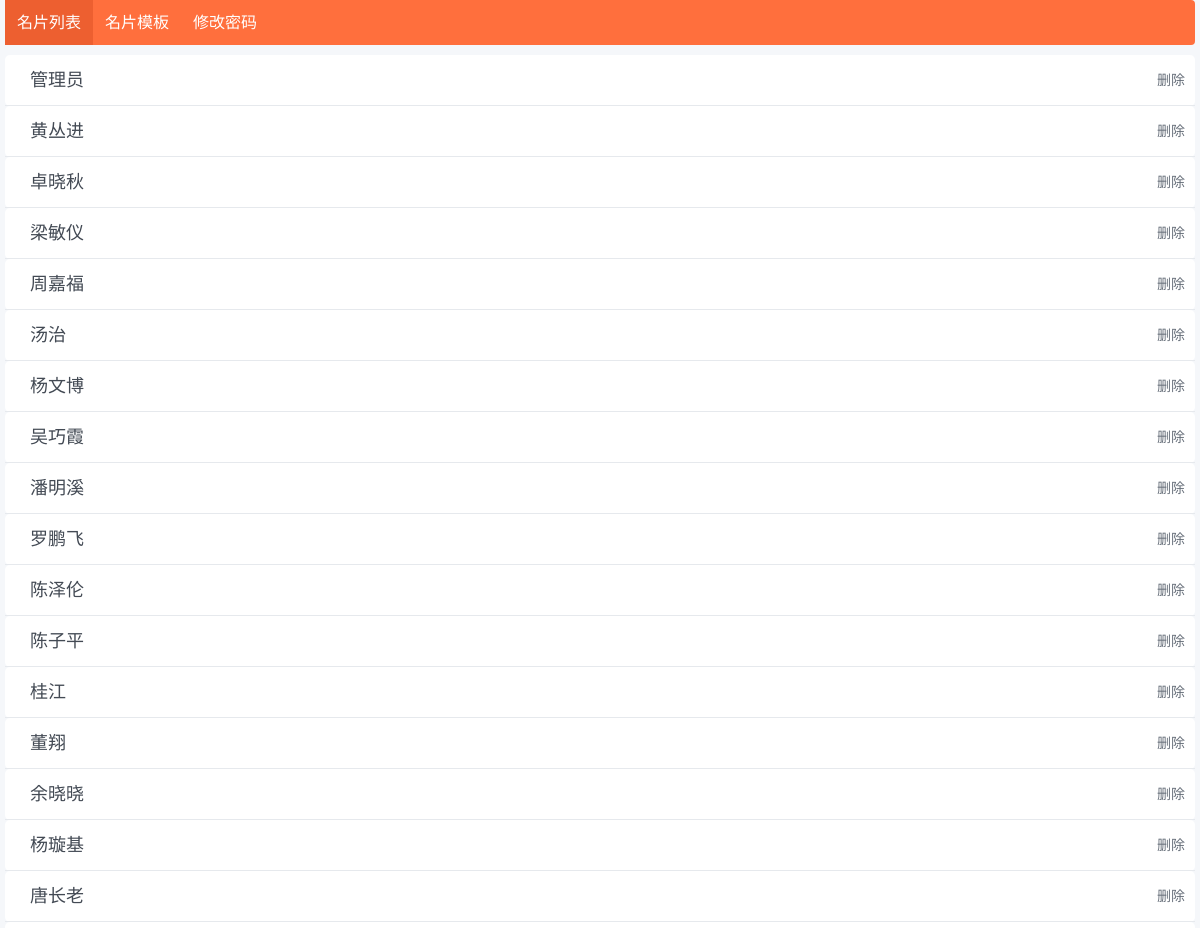
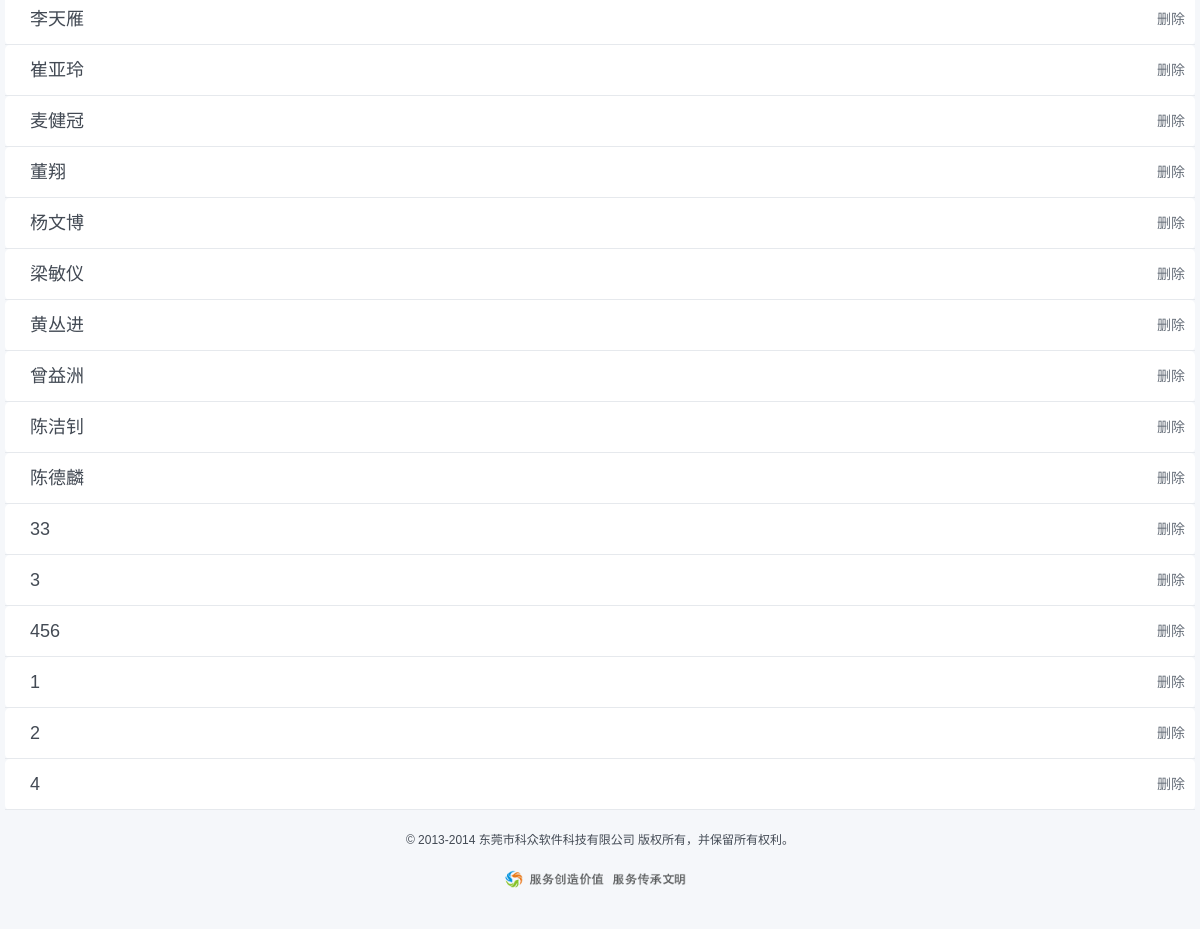
Page /admin/card_list.php (signed in) on the committed database (2 pictures, top to bottom).
### tables this page shows
CREATE TABLE `card_user` (
  `id` int(10) unsigned NOT NULL AUTO_INCREMENT,
  `pid` int(11) unsigned NOT NULL,
  `username` varchar(10) NOT NULL,
  `password` varchar(15) NOT NULL,
  `realname` char(6) NOT NULL,
  `job` char(10) DEFAULT NULL,
  `tel` char(15) DEFAULT NULL,
  `qq` char(14) DEFAULT NULL,
  `mail` char(30) DEFAULT NULL,
  `proverbs` tinytext,
  `photo` char(100) DEFAULT NULL,
  PRIMARY KEY (`id`),
  UNIQUE KEY `username` (`username`),
  KEY `pwd` (`password`)
);

### admin/card_list.php (the view, shortened to what this page needs)
<!DOCTYPE html PUBLIC "-//W3C//DTD XHTML 1.0 Transitional//EN" "http://www.w3.org/TR/xhtml1/DTD/xhtml1-transitional.dtd">
<html xmlns="http://www.w3.org/1999/xhtml">
<head>
<link href="../assets/css/base.css" rel="stylesheet" type="text/css" />
<link href="../assets/css/index.css" rel="stylesheet" type="text/css" />
<body>
<?php
	require"header.php";
	$sql = "select * from `card_user` where `pid`='$_SESSION[company_id]'";
	$res = mysql_query($sql);
	while($rs=mysql_fetch_assoc($res))
	{
?>
		<div class="xm-box home-today-goods" style="width:1190px;margin:0 auto;">
		  <div class="hd">
		  	<a href='javascript:void(0)' onclick="show_user_info('<?php echo 'card_',$rs['id'] ?>')">
				<h3  style="width:1000px" class="title">&nbsp;<?php echo $rs['realname'] ?></h3>
			</a>
			<span style='float:right;margin-right:10px;margin-top:15px'><a href="?del=<?php echo $rs['id'] ?>">删除</a></span>
		  </div>
		</div>
<?php
	}
?>
	<div class="footer container" style="margin-top:0;margin-bottom:10px">
	<div class="footerbtm">
		<div class="info"> &copy; 2013-2014 东莞市科众软件科技有限公司 版权所有，并保留所有权利。 <img src="../assets/img/footerbg.png" /></div>
		  </div>
	</div>
</body>
</html>

### admin/header.php (shortened to what this page needs)
<?php
	$file = substr($_SERVER['PHP_SELF'],strrpos($_SERVER['PHP_SELF'],'/'));
?>
<div class="header container" >
  <div class="nav">
    <div class="clearfix">
      <div class="lnks clearfix">
        <ul class="lnks-li">
          <li><a class="lnk <?php if('/card_list.php'==$file) echo 'on'; ?>" href="card_list.php">名片列表</a></li>
		  <li><a class="lnk <?php if('/template.php'==$file) echo 'on'; ?>" href="template.php"> 名片模板 </a></li>
		  <li><a class="lnk <?php if('/system.php'==$file) echo 'on'; ?>" href="system.php"> 修改密码 </a></li>
        </ul>
      </div>
    </div>
  </div>
</div>

### assets/css/base.css (style rules this page uses)
html { font-size:100%; -ms-text-size-adjust:100%; -webkit-text-size-adjust:100% }
img { width:auto\9; height:auto; vertical-align:middle; border:0; -ms-interpolation-mode:bicubic }
body { margin:0; font-family:arial,"Hiragino Sans GB","Microsoft Yahei",sans-serif; font-size:14px; line-height:20px; color:#656d78; background-color:#f5f7fa; position:relative }
.container { margin-right:auto; margin-left:auto; *zoom:1 }
.container:before,.container:after { display:table; content:""; line-height:0 }
.container:after { clear:both }
.header.container { -webkit-transition:width .3s; -moz-transition:width .3s; -o-transition:width .3s; transition:width .3s }
a { color:#656d78; text-decoration:none }
.clearfix { *zoom:1 }
.clearfix:before,.clearfix:after { display:table; content:""; line-height:0 }
.clearfix:after { clear:both }
.container { width:1190px }
.xm-box { margin-bottom:10px; background:#fff; _zoom:1; -webkit-border-radius:5px; -moz-border-radius:5px; border-radius:5px }
.xm-box .hd { height:50px; border-bottom:1px solid #e6e9ed }
.xm-box .hd .title { float:left; margin:0; padding-left:20px; font:400 18px/50px arial,"Hiragino Sans GB","Microsoft YaHei",SimHei,sans-serif; color:#434a54 }
.header { margin-bottom:10px }
.header ul,.header li,.header dl,.header dt,.header dd,.header a,.header strong,.header label,.header em { list-style:none; padding:0; margin:0 }
.header .nav { position:relative; height:45px; line-height:45px; color:#fff; font-size:16px; background:#ff6f3d; -webkit-border-radius:4px 4px 4px 0; -moz-border-radius:4px 4px 4px 0; border-radius:4px 4px 4px 0; *z-index:1 }
.header .nav .lnks .lnks-li li { float:left; display:inline-block }
.header .nav .lnks .lnks-li li a.lnk { display:block; *display:inline-block; padding:0 12px 0 12px; height:100%; color:#fff; text-decoration:none }
.header .nav .lnks .lnks-li li a.on { background:#ed5f30 }
.footer { margin-top:20px; min-width:1190px; overflow:hidden }
.footer .info { color:#434a54; font-size:12px; text-align:center; padding:20px 0 30px 0 }
.footer .info img { display:block; width:194px; margin:0 auto; margin-top:20px }

### assets/css/index.css (style rules this page uses)
ul,li,p,dl,dd,dt { list-style:none; padding:0; margin:0 }

### rows in the picture
card_user: realname "管理员"
card_user: realname "黄丛进"
card_user: realname "卓晓秋"
card_user: realname "梁敏仪"
card_user: realname "周嘉福"
card_user: realname "汤治"
card_user: realname "杨文博"
card_user: realname "吴巧霞"
card_user: realname "潘明溪"
card_user: realname "罗鹏飞"
card_user: realname "陈泽伦"
card_user: realname "陈子平"
card_user: realname "桂江"
card_user: realname "董翔"
card_user: realname "余晓晓"
card_user: realname "杨璇基"
card_user: realname "唐长老"
card_user: realname "李天雁"
card_user: realname "崔亚玲"
card_user: realname "麦健冠"
card_user: realname "董翔"
card_user: realname "杨文博"
card_user: realname "梁敏仪"
card_user: realname "黄丛进"
card_user: realname "曾益洲"
card_user: realname "陈洁钊"
card_user: realname "陈德麟"
card_user: realname "33"
card_user: realname "3"
card_user: realname "456"
card_user: realname "1"
card_user: realname "2"
card_user: realname "4"
